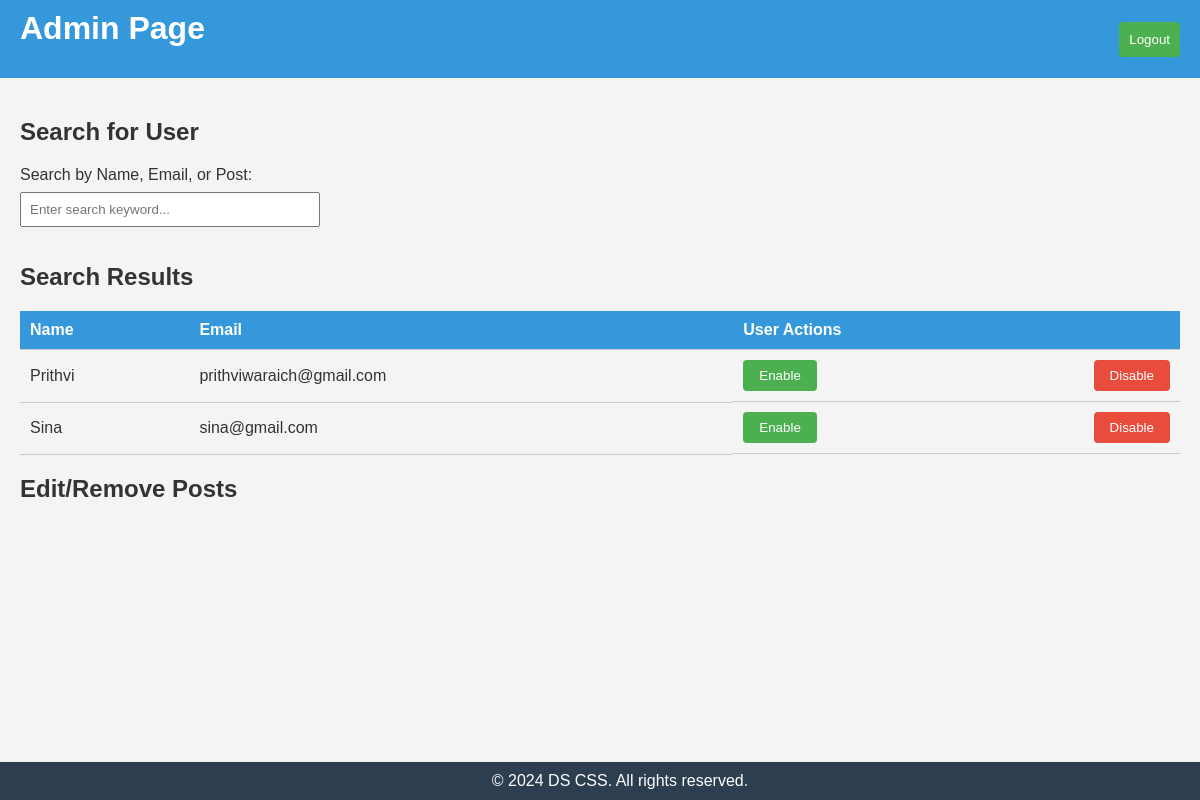
The page /admin.php (signed in) on the database its author committed.
### tables this page shows
CREATE TABLE IF NOT EXISTS `User` (
  `UserId` int(11) NOT NULL,
  `Name` varchar(255) NOT NULL,
  `Email` varchar(255) NOT NULL,
  `Username` varchar(50) NOT NULL,
  `Password` varchar(255) NOT NULL,
  `DOB` date NOT NULL,
  `ImageId` int(11) DEFAULT NULL,
  `Bio` text
);

### admin.php (the view, shortened to what this page needs)
<?php
require 'config.php';
try {
    $pdo = new PDO("mysql:host=$host;dbname=$dbname", $username, $password);
    $pdo->setAttribute(PDO::ATTR_ERRMODE, PDO::ERRMODE_EXCEPTION);
    $stmt = $pdo->query("SELECT * FROM User");
    $users = $stmt->fetchAll(PDO::FETCH_ASSOC);
} catch(PDOException $e) {
    echo "Connection failed: " . $e->getMessage();
}
?>
<!DOCTYPE html>
<html lang="en">
<head>
</head>
<body>
    <header>
        <h1>Admin Page</h1>
        <button onclick="window.open('login.html', '_blank')">Logout</button>
    </header>
    <main>
        <h2>Search for User</h2>
        <label for="searchUser">Search by Name, Email, or Post:</label>
        <input type="text" id="searchUser" placeholder="Enter search keyword...">
        <h2>Search Results</h2>
        <table>
            <thead>
                <tr>
                    <th>Name</th>
                    <th>Email</th>
                    <th>User Actions</th>
                </tr>
            </thead>
            <tbody>
                <?php foreach ($users as $user): ?>
                <tr>
                    <td><?php echo $user['Name']; ?></td>
                    <td><?php echo $user['Email']; ?></td>
                    <td class="user-actions">
                        <button class="enable-btn action-btn">Enable</button>
                        <button class="disable-btn action-btn">Disable</button>
                    </td>
                </tr>
                <?php endforeach; ?>
            </tbody>
        </table>
        <h2>Edit/Remove Posts</h2>
    </main>
    <footer>
        &copy; 2024 DS CSS. All rights reserved.
    </footer>
</body>
</html>

### admin.php (style rules this page uses)
body { margin: 0; padding: 0; font-family: Arial, sans-serif; background-color: #f4f4f4; color: #333; }
header { background-color: #3498db; color: white; padding: 10px 20px; display: flex; justify-content: space-between; align-items: center; }
main { padding: 20px; }
h1 { margin-top: 0; }
label { display: block; margin-bottom: 8px; }
input[type="text"] { width: 300px; padding: 8px; margin-bottom: 16px; box-sizing: border-box; }
button { background-color: #4caf50; color: white; padding: 10px; border: none; border-radius: 4px; cursor: pointer; }
table { width: 100%; border-collapse: collapse; margin-top: 20px; }
th, td { padding: 10px; border-bottom: 1px solid #ccc; text-align: left; }
th { background-color: #3498db; color: white; }
.user-actions { display: flex; justify-content: space-between; align-items: center; }
.action-btn { padding: 8px 16px; border-radius: 4px; cursor: pointer; }
.enable-btn { background-color: #4caf50; color: white; }
.disable-btn { background-color: #e74c3c; color: white; }
footer { background-color: #2c3e50; color: white; padding: 10px 20px; text-align: center; position: fixed; bottom: 0%; width: 100%; }

### rows shown on the page
user: Name "Prithvi", Email "prithviwaraich@gmail.com"
user: Name "Sina", Email "sina@gmail.com"
